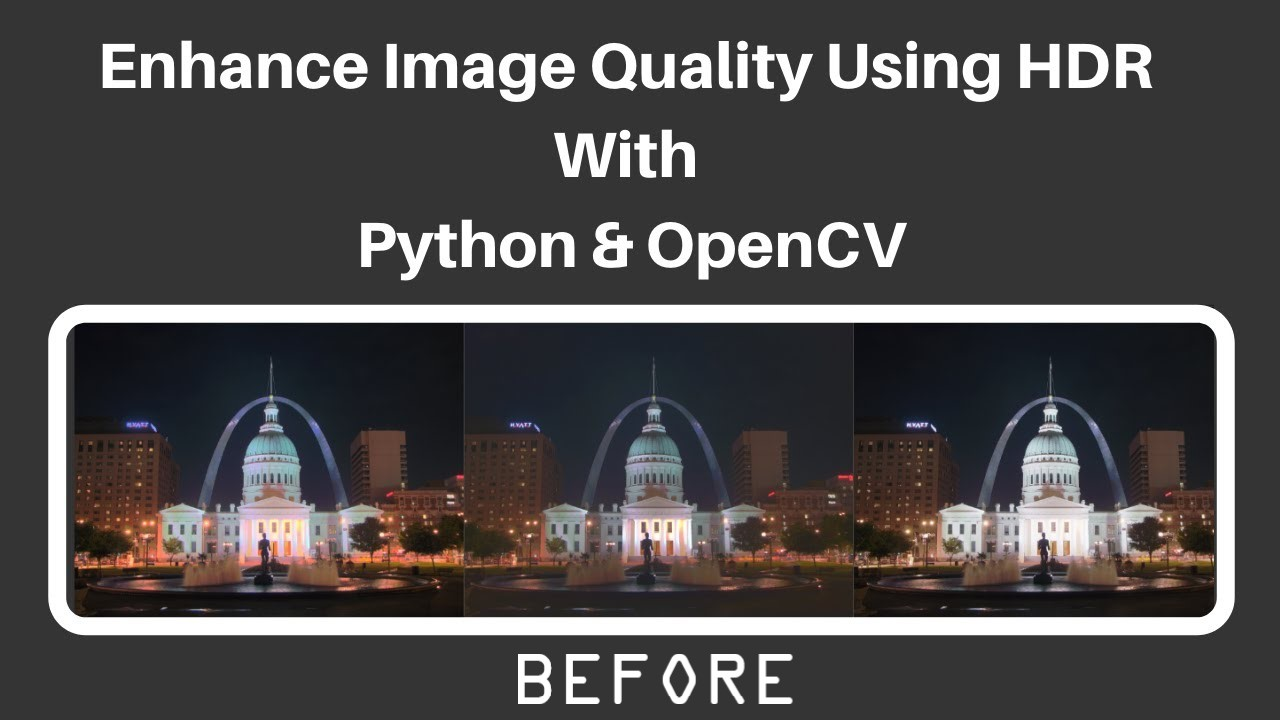
#> input picture scripts/python-scripts-master/_UPDATE/Image Processing/default.jpg, 1280 x 720 px
$ python ImageTransposing.py
#> lines starting #> are read from the running program, lines starting #| are printed output that depends on the picture
# -*- coding: utf-8 -*-

# Flipping the image
from PIL import Image

# opening the image
filePath = input("Enter the path of your Image : ")
#> the answer given: default.jpg
img = Image.open(filePath)
#> img is the input picture: PIL image 1280x720 RGB; mean R, G, B 76.4, 73.8, 74

# transpose of the matrix
transposed_img = img.transpose(Image.FLIP_LEFT_RIGHT)
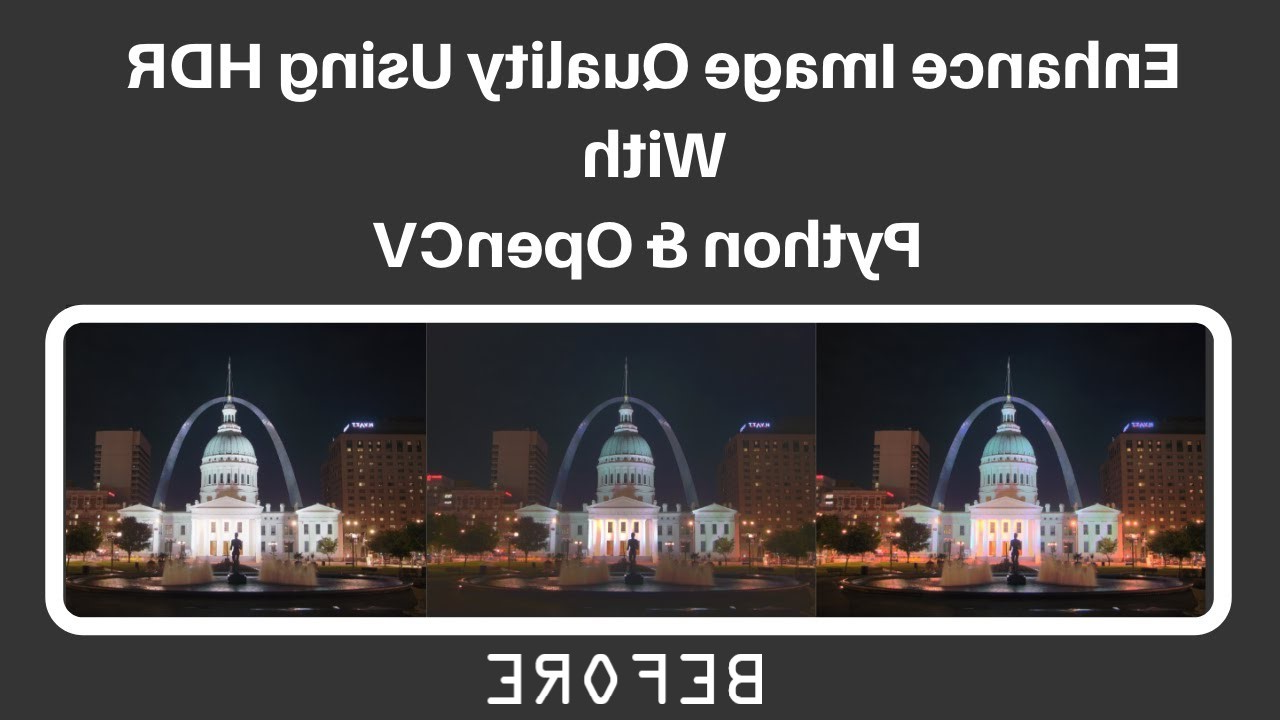
#> transposed_img: PIL image 1280x720 RGB; mean R, G, B 76.4, 73.8, 74

# save it in a new file

transposed_img.save("Corrected.png")

print("Done!")
